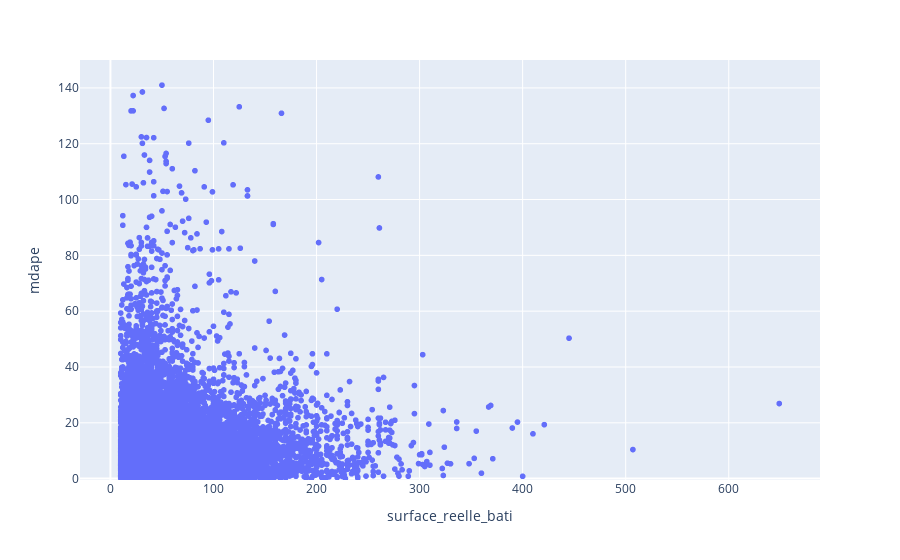

Notebook code cell kept with this figure:
### Code cell
fig = px.scatter(X_test, x = 'surface_reelle_bati', y = 'mdape')
fig.update_layout(yaxis_range=[-0.5, 150])
fig.show()

### Figure 1 — Plotly figure (JSON) as saved in the notebook; plotly's stock layout.template omitted (floating-point values rounded to 4 significant figures; data arrays with more than 128 entries replaced by an {"elided": "..."} marker saying what was removed)
{"data": [{"hovertemplate": "surface_reelle_bati=%{x}<br>mdape=%{y}<extra></extra>", "legendgroup": "", "marker": {"color": "#636efa", "symbol": "circle"}, "mode": "markers", "name": "", "showlegend": false, "type": "scattergl", "x": {"elided": "28443 int values"}, "xaxis": "x", "y": {"elided": "28443 float values"}, "yaxis": "y"}], "layout": {"legend": {"tracegroupgap": 0}, "margin": {"t": 60}, "xaxis": {"anchor": "y", "domain": [0, 1], "title": {"text": "surface_reelle_bati"}}, "yaxis": {"anchor": "x", "domain": [0, 1], "range": [-0.5, 150], "title": {"text": "mdape"}}}}
